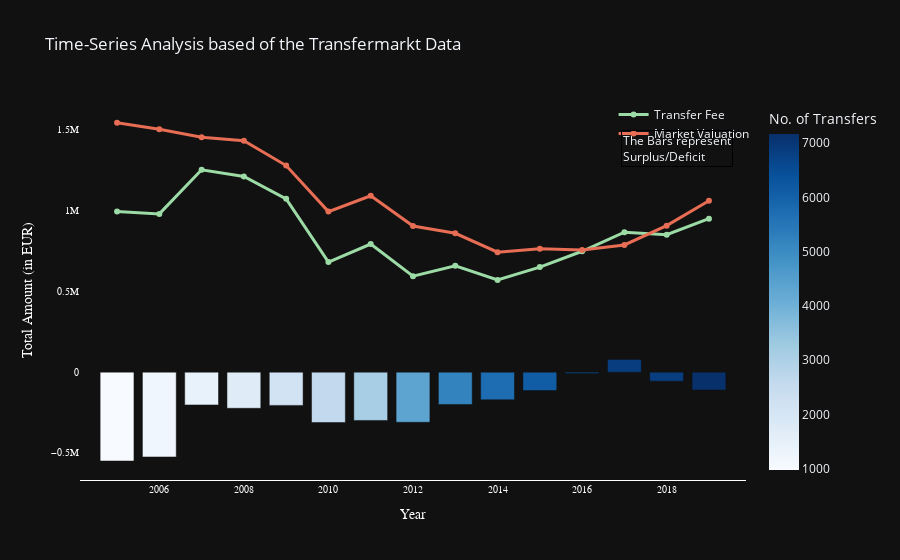

Source (notebook cell):
### Markdown cell above
<div class="alert alert-success" role="alert">

**Inference**<br>
We can immediately see that discrepancy between Market Valuation and Transfer Fee has been reducing gradually over the last 15 years. This may be due to wider availability of data and the use of data analytics techniques is determining transfer fee, thereby leading to consistency between market valuation and transfer fee paid. Moreover, the number of transfers have also increased significantly as China, USA and middle-eastern nations have been spending a lot of money to develop the football market in their nations.

</div>

### Code cell
fig6 = px.bar(Trend_Combined.reset_index(),
               x = "Year",
               y = "Surplus/Deficit",
               color = "No. of Transfers",
               color_continuous_scale = px.colors.sequential.Blues,
               hover_name = "Year",
               title = 'Time-Series Analysis based of the Transfermarkt Data',
               template = 'plotly_dark')

fig6.add_trace(
    go.Line(# interactive bar object
                x = Trend_Combined['Year'],
                y = Trend_Combined.Transfer,
                name = "Transfer Fee",
                marker = dict(color = 'rgb(156,219,165)'),
                line = dict(width = 3),
                text = Trend_Combined['Transfer'],
                hovertemplate =
                "Year: %{x}<br>" +
                "Transfer Fee: %{y:,.0f} Euros")
)
fig6.add_trace(
    go.Line(# interactive bar object
                x = Trend_Combined['Year'],
                y = Trend_Combined['Market Valuation'],
                name = "Market Valuation",
                marker = dict(color = 'rgb(231,109,84)'),
                line = dict(width = 3),
                text = Trend_Combined['Market Valuation'],
                hovertemplate =
                "Year: %{x}<br>" +
                "Market Valuation: %{y:,.0f} Euros")
)
fig6.update_layout(
    hoverlabel=dict(
        bgcolor="black",
        font=dict(
                family="Arial, monospace",
                size=14,
                color="white"
            ),
        bordercolor = "black"
    ),
    annotations=[
            go.layout.Annotation(
                text='The Bars represent<br>Surplus/Deficit',
                align='left',
                showarrow=False,
                xref='paper',
                yref='paper',
                x=0.98,
                y=0.92,
                bordercolor='black',
                borderwidth=1)
    ],
    xaxis=go.layout.XAxis(
        title=go.layout.xaxis.Title(
            text="Year",
            font=dict(
                family="Arial, monospace",
                size=14,
                color="white"
            )
        ),
        showline = True,
        linecolor = 'white',
        showticklabels = True,
        tickfont = dict(
            family = 'Arial',
            size = 10,
            color = 'white'
      )
    ),
    yaxis=go.layout.YAxis(
        title=go.layout.yaxis.Title(
            text="Total Amount (in EUR)",
            font=dict(
                family="Arial, monospace",
                size=14,
                color="white"
            )
        ),
        showline = False,
        linecolor = 'white',
        showticklabels = True,
        tickfont = dict(
            family = 'Arial',
            size = 10,
            color = 'white'
        )
    )
)

fig6.update_layout(
    legend=dict(
        x=0.8,
        y=1
    )
)

fig6.update_layout(
    xaxis=dict(showgrid=False, zeroline=False),
    yaxis=dict(showgrid=False, zeroline=False),
)

# plot(fig6 ,filename = 'TimeSeries.html')
fig6.show()

### Figure 1 — Plotly figure (JSON) as saved in the notebook; plotly's stock layout.template omitted (floating-point values rounded to 4 significant figures)
{"data": [{"alignmentgroup": "True", "hoverlabel": {"namelength": 0}, "hovertemplate": "<b>%{hovertext}</b><br><br>Year=%{x}<br>Surplus/Deficit=%{y}<br>No. of Transfers=%{marker.color}", "hovertext": [2005, 2006, 2007, 2008, 2009, 2010, 2011, 2012, 2013, 2014, 2015, 2016, 2017, 2018, 2019], "legendgroup": "", "marker": {"color": [973, 1212, 1430, 1705, 2128, 2580, 3103, 4336, 5209, 5709, 6104, 6476, 6851, 6841, 7170], "coloraxis": "coloraxis"}, "name": "", "offsetgroup": "", "orientation": "v", "showlegend": false, "textposition": "auto", "type": "bar", "x": [2005, 2006, 2007, 2008, 2009, 2010, 2011, 2012, 2013, 2014, 2015, 2016, 2017, 2018, 2019], "xaxis": "x", "y": [-550400.0, -525400.0, -203100.0, -223900.0, -206000.0, -312100.0, -299200.0, -310600.0, -200900.0, -171500.0, -113700.0, -8580.0, 78860.0, -55820.0, -111100.0], "yaxis": "y"}, {"hovertemplate": "Year: %{x}<br>Transfer Fee: %{y:,.0f} Euros", "line": {"width": 3}, "marker": {"color": "rgb(156,219,165)"}, "name": "Transfer Fee", "text": [994300.0, 980200.0, 1253000.0, 1212000.0, 1073000.0, 682100.0, 793400.0, 594400.0, 659200.0, 571000.0, 650700.0, 748600.0, 866500.0, 851500.0, 950700.0], "type": "scatter", "x": [2005, 2006, 2007, 2008, 2009, 2010, 2011, 2012, 2013, 2014, 2015, 2016, 2017, 2018, 2019], "y": [994300.0, 980200.0, 1253000.0, 1212000.0, 1073000.0, 682100.0, 793400.0, 594400.0, 659200.0, 571000.0, 650700.0, 748600.0, 866500.0, 851500.0, 950700.0]}, {"hovertemplate": "Year: %{x}<br>Market Valuation: %{y:,.0f} Euros", "line": {"width": 3}, "marker": {"color": "rgb(231,109,84)"}, "name": "Market Valuation", "text": [1545000.0, 1504000.0, 1454000.0, 1434000.0, 1279000.0, 994200.0, 1093000.0, 904800.0, 860000.0, 742600.0, 764200.0, 757000.0, 787600.0, 907300.0, 1062000.0], "type": "scatter", "x": [2005, 2006, 2007, 2008, 2009, 2010, 2011, 2012, 2013, 2014, 2015, 2016, 2017, 2018, 2019], "y": [1545000.0, 1504000.0, 1454000.0, 1434000.0, 1279000.0, 994200.0, 1093000.0, 904800.0, 860000.0, 742600.0, 764200.0, 757000.0, 787600.0, 907300.0, 1062000.0]}], "layout": {"annotations": [{"align": "left", "bordercolor": "black", "borderwidth": 1, "showarrow": false, "text": "The Bars represent<br>Surplus/Deficit", "x": 0.98, "xref": "paper", "y": 0.92, "yref": "paper"}], "barmode": "relative", "coloraxis": {"colorbar": {"title": {"text": "No. of Transfers"}}, "colorscale": [[0, "rgb(247,251,255)"], [0.125, "rgb(222,235,247)"], [0.25, "rgb(198,219,239)"], [0.375, "rgb(158,202,225)"], [0.5, "rgb(107,174,214)"], [0.625, "rgb(66,146,198)"], [0.75, "rgb(33,113,181)"], [0.875, "rgb(8,81,156)"], [1, "rgb(8,48,107)"]]}, "hoverlabel": {"bgcolor": "black", "bordercolor": "black", "font": {"color": "white", "family": "Arial, monospace", "size": 14}}, "legend": {"tracegroupgap": 0, "x": 0.8, "y": 1}, "title": {"text": "Time-Series Analysis based of the Transfermarkt Data"}, "xaxis": {"linecolor": "white", "showgrid": false, "showline": true, "showticklabels": true, "tickfont": {"color": "white", "family": "Arial", "size": 10}, "title": {"font": {"color": "white", "family": "Arial, monospace", "size": 14}, "text": "Year"}, "zeroline": false}, "yaxis": {"linecolor": "white", "showgrid": false, "showline": false, "showticklabels": true, "tickfont": {"color": "white", "family": "Arial", "size": 10}, "title": {"font": {"color": "white", "family": "Arial, monospace", "size": 14}, "text": "Total Amount (in EUR)"}, "zeroline": false}}}
